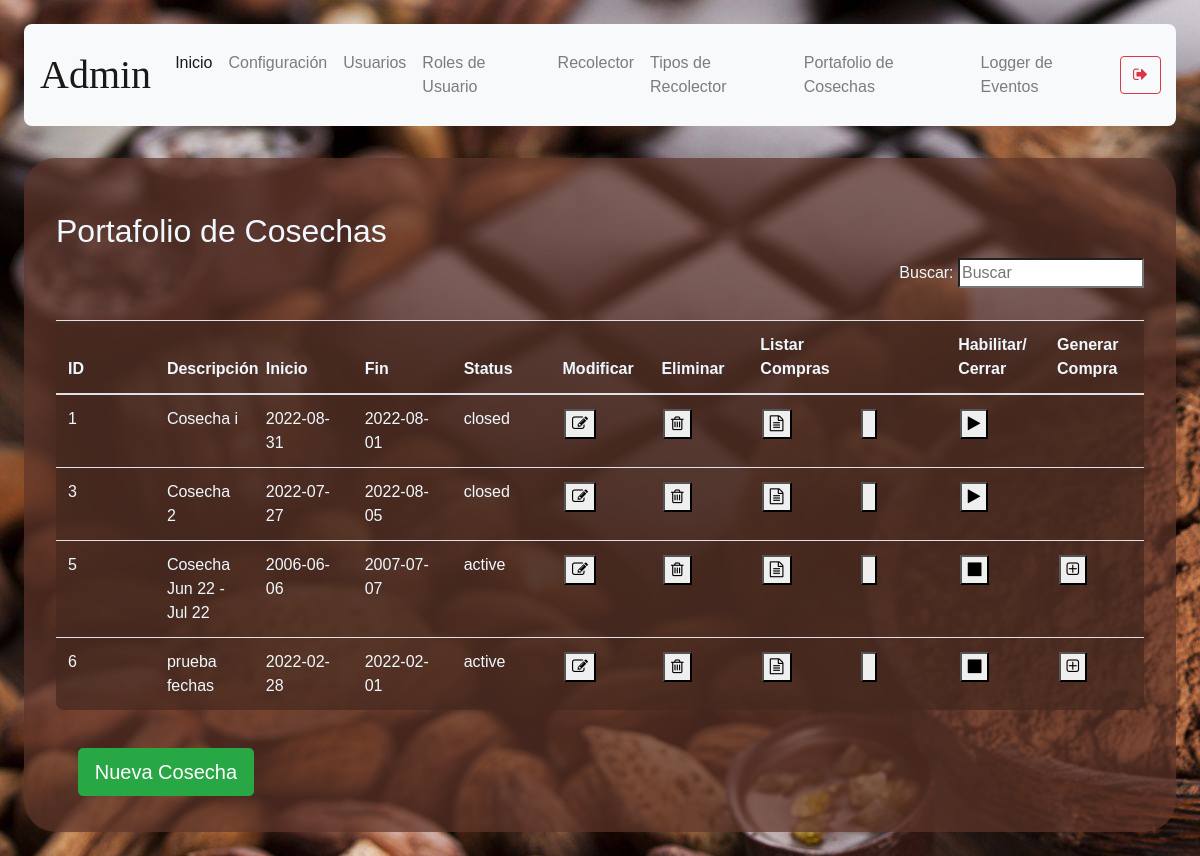
/harvest (signed in), run on an earlier commit of the app's database.
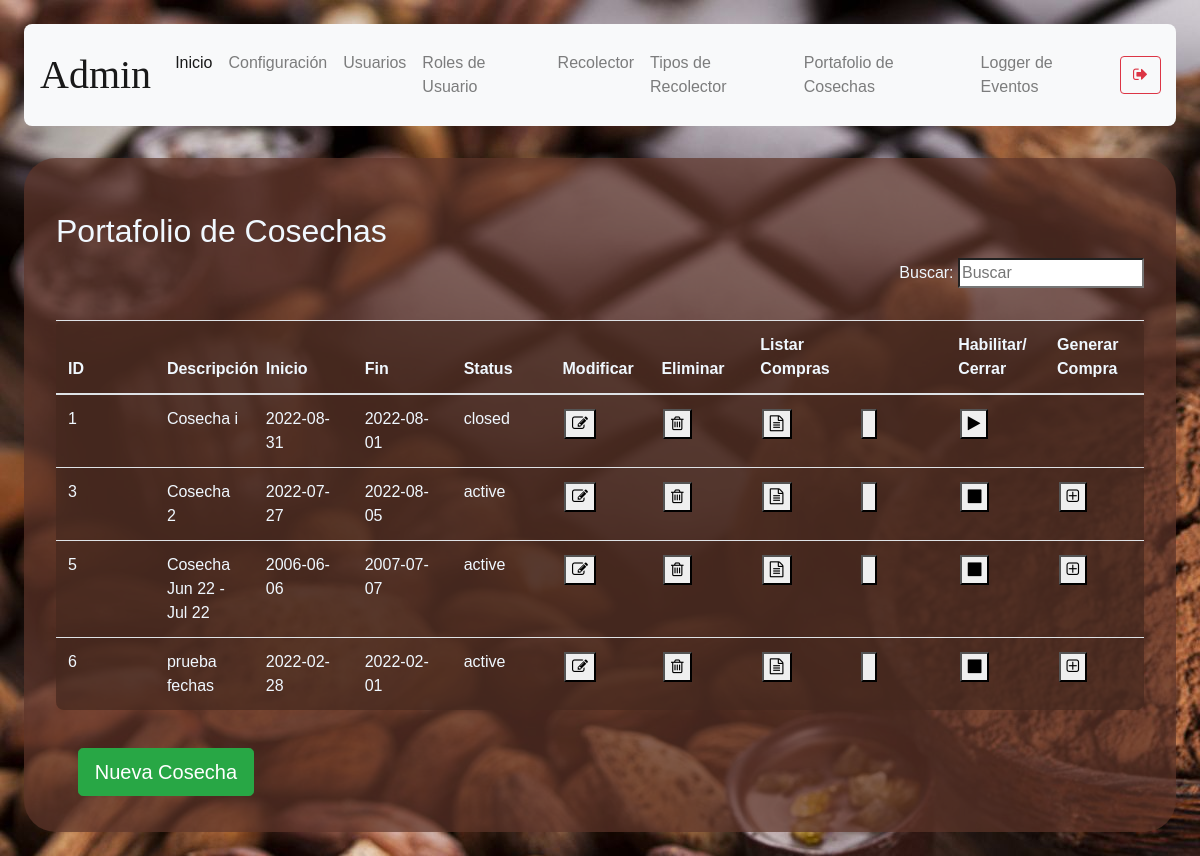
And on a later commit of the database.
### models/harvest.py (models this page shows, shortened)
class Harvest (db.Model):
    __tablename__ = 'harvest'
    id = db.Column(db.Integer, primary_key = True)
    description = db.Column(db.String(250), nullable = False)
    start_date = db.Column(db.String(10), nullable=False)
    end_date = db.Column(db.String(10), nullable= False)
    status = db.Column(db.String(10), nullable = False)

### routes/harvest.py (the view)
@harvest_route.route('/harvest')
def index():
    if( not verify_permissions(session, User, allowed_rols) ):
        return redirect(url_for('auth.index'))
    harvests = Harvest.query.all()
    productors = Productor.query.all()
    if ( 'management-status' in session ):
        status = session['management-status']
        session.pop('management-status', None)
        return render_template("harvest.html",\
        status = status,\
        harvests = harvests, productors=productors )
    return render_template("harvest.html",\
        status = "",\
        harvests = harvests, productors=productors )

### models/user.py (called while the page is built)
    def get_user_rol_by_username( self, username ):
        user_rol_id = User.query.filter_by(username = username).first().user_rol_id
        user_rol = User_rol.query.get(user_rol_id).description
        return user_rol

### utils/functions.py (called while the page is built)
def verify_permissions(session, User, allowed=['admin']):
    return 'username' in session and \
    ( allowed == 'all' or User.get_user_rol_by_username(User, session['username']) in allowed)

### templates/harvest.html (shortened to what this page needs)
{% extends "base.html" %}
{% block content %}
    <h2>Portafolio de Cosechas</h2>
    <p align="right">
        Buscar: <input id ="search-bar" onkeyup="searchEngine()" type="search" name="busqueda" placeholder="Buscar">
    </p>
        <table class="table content-table fixed-table">
            <thead>
                <th>ID</th>
                <th>Descripción</th>
                <th>Inicio</th>
                <th>Fin</th>
                <th>Status</th>
                <th>Modificar</th>
                <th>Eliminar</th>
                <th>Listar Compras</th>
                <th></th>
                <th>Habilitar/ Cerrar</th>
                <th>Generar Compra</th>
            </thead>
            <tbody id = table-body-data>
            {% for harvest in harvests %}
            <tr>
                <td>{{ harvest.id }}</td>
                <td>{{ harvest.description }}</td>
                <td>{{ harvest.start_date }}</td>
                <td>{{ harvest.end_date }}</td>
                <td>{{ harvest.status }}</td>
                <td><button onclick="window.location.href=`/harvest/edit/{{ harvest.id }}`"><i class="fa fa-pencil-square-o" aria-hidden="true"></i></button></td>
                <td><button onclick='deleteConfirm( {{ harvest.id }}, "Harvest" )'><i class="fa fa-trash-o" aria-hidden="true"></i></button></td>
                <td><button onclick='window.location.href=`/harvest/{{ harvest.id }}/purchase`'><i class="fa fa-file-text-o" aria-hidden="true"></i></i></button></td>
                <td><button onclick='window.location.href=`/harvest/{{ harvest.id }}/financing`'></i></button></td>
                {% if harvest.status == "active" %}
                    <td><button onclick='window.location.href=`/harvest/close/{{ harvest.id }}`'><i class="fa fa-stop" aria-hidden="true"></i></button></td>
                    <td><button type="button" class="" data-toggle="modal" data-target="#modal-{{harvest.id}}"><i class="fa fa-plus-square-o" aria-hidden="true"></i></i></button></td>
                {% else %}
                    <td><button onclick='window.location.href=`/harvest/activate/{{ harvest.id }}`'><i class="fa fa-play" aria-hidden="true"></i></button></td>
                    <td></td>
                {% endif %}
            </tr>
            {% endfor %}
            </tbody>
        </table>
        <button type="submit" onclick="showForm()" class="btn btn-success btn-lg mb-1">Nueva Cosecha</button>
{% endblock %}

What changed in the data, as far as the page shows it:
changed Harvest "Cosecha 2": status "closed" → "active"
